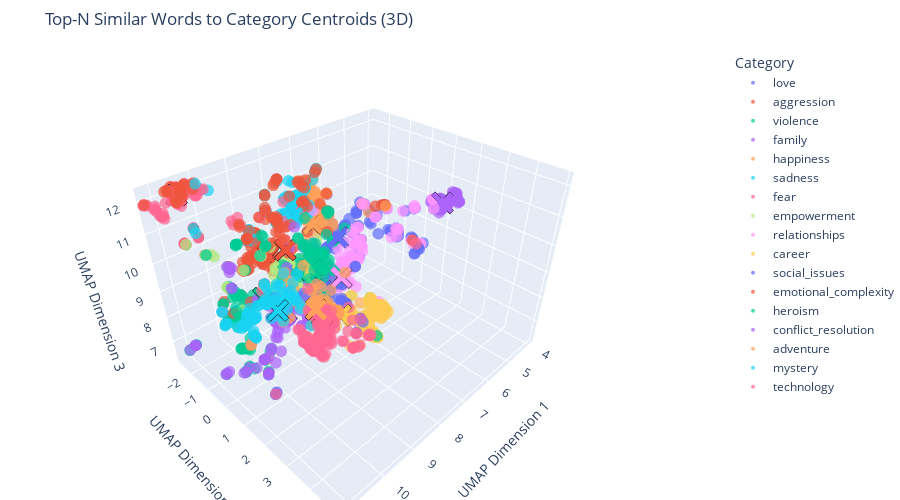

The notebook cell saved with this chart:
### Code cell
import plotly.graph_objects as go
import numpy as np
import umap

# Dimensionality reduction for 3D using UMAP
reducer_3d = umap.UMAP(n_components=3, random_state=42)
embedding_3d = reducer_3d.fit_transform(embeddings)
df_embeddings['x'] = embedding_3d[:, 0]
df_embeddings['y'] = embedding_3d[:, 1]
df_embeddings['z'] = embedding_3d[:, 2]

# Separate DataFrames
df_centroids = df_embeddings[df_embeddings['is_centroid']]
df_words = df_embeddings[~df_embeddings['is_centroid']]

# Remove `_score` from category names for display
df_words['display_category'] = df_words['category'].str.replace('_score', '', regex=False)
df_centroids['display_category'] = df_centroids['category'].str.replace('_score', '', regex=False)

# Optional: Clip extreme outliers to improve visibility
x_min, x_max = np.percentile(df_words['x'], [1, 99])
y_min, y_max = np.percentile(df_words['y'], [1, 99])
z_min, z_max = np.percentile(df_words['z'], [1, 99])

# Create 3D scatter plot
fig_3d = go.Figure()

# Get unique categories (based on display_category to have them cleaned up)
categories = df_words['display_category'].unique()

# Add word traces per category
for cat in categories:
    cat_df = df_words[df_words['display_category'] == cat]
    fig_3d.add_trace(
        go.Scatter3d(
            x=cat_df['x'],
            y=cat_df['y'],
            z=cat_df['z'],
            mode='markers',
            marker=dict(
                size=4,
                color=[color_discrete_map[original_cat] 
                       for original_cat in cat_df['category']],
                opacity=0.7
            ),
            # We'll use hovertemplate to show word and category:
            # customdata holds word and display_category for hovertemplate
            customdata=np.stack([cat_df['word'], cat_df['display_category']], axis=-1),
            hovertemplate="Word: %{customdata[0]}<br>Category: %{customdata[1]}",
            name=cat,  
            hoverinfo='none'  # We use hovertemplate instead
        )
    )

# Add centroid points, not shown in legend
for cat in categories:
    cat_centroids = df_centroids[df_centroids['display_category'] == cat]
    if not cat_centroids.empty:
        # Use the original category color
        fig_3d.add_trace(
            go.Scatter3d(
                x=cat_centroids['x'],
                y=cat_centroids['y'],
                z=cat_centroids['z'],
                mode='markers',
                marker=dict(
                    symbol='x',
                    size=8,
                    color=[color_discrete_map[original_cat] 
                           for original_cat in cat_centroids['category']],
                    line=dict(width=2, color='black')
                ),
                customdata=np.stack([cat_centroids['word'], cat_centroids['display_category']], axis=-1),
                hovertemplate="Word: %{customdata[0]}<br>Category: %{customdata[1]}",
                showlegend=False  # no centroid in legend
            )
        )

# Update layout
fig_3d.update_layout(
    title='Top-N Similar Words to Category Centroids (3D)',
    scene=dict(
        xaxis_title='UMAP Dimension 1',
        yaxis_title='UMAP Dimension 2',
        zaxis_title='UMAP Dimension 3',
        xaxis=dict(range=[x_min, x_max]),
        yaxis=dict(range=[y_min, y_max]),
        zaxis=dict(range=[z_min, z_max])
    ),
    legend_title='Category',
    hovermode='closest',
    width=900,
    height=500,
    margin=dict(l=0, r=0, b=0, t=50),
)

# Set a nice initial camera angle
fig_3d.update_layout(
    scene_camera=dict(
        eye=dict(x=1.25, y=1.25, z=1.25)
    )
)

# Display the 3D plot
fig_3d.show()

# Save the 3D figure as an HTML file
fig_3d.write_html("centroids_top_words_plot_3d.html")
